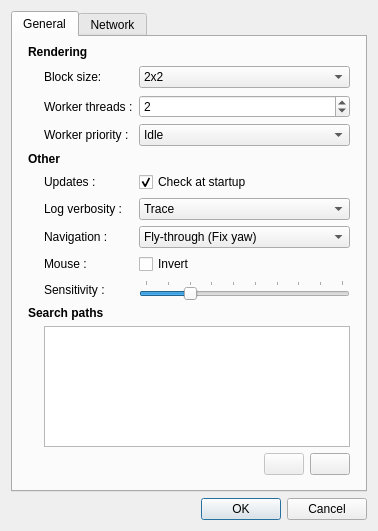
<?xml version="1.0" encoding="UTF-8"?>
<ui version="4.0">
 <class>ProgramSettingsDialog</class>
 <widget class="QDialog" name="ProgramSettingsDialog">
  <property name="geometry">
   <rect>
    <x>0</x>
    <y>0</y>
    <width>378</width>
    <height>531</height>
   </rect>
  </property>
  <property name="sizePolicy">
   <sizepolicy hsizetype="Preferred" vsizetype="MinimumExpanding">
    <horstretch>0</horstretch>
    <verstretch>0</verstretch>
   </sizepolicy>
  </property>
  <property name="maximumSize">
   <size>
    <width>16777215</width>
    <height>16777215</height>
   </size>
  </property>
  <property name="windowTitle">
   <string>Settings</string>
  </property>
  <layout class="QGridLayout" name="gridLayout">
   <item row="13" column="0">
    <widget class="QDialogButtonBox" name="buttonBox">
     <property name="orientation">
      <enum>Qt::Horizontal</enum>
     </property>
     <property name="standardButtons">
      <set>QDialogButtonBox::Cancel|QDialogButtonBox::Ok</set>
     </property>
    </widget>
   </item>
   <item row="0" column="0">
    <widget class="QTabWidget" name="tabWidget">
     <property name="sizePolicy">
      <sizepolicy hsizetype="Preferred" vsizetype="Expanding">
       <horstretch>0</horstretch>
       <verstretch>0</verstretch>
      </sizepolicy>
     </property>
     <property name="currentIndex">
      <number>0</number>
     </property>
     <widget class="QWidget" name="tab1">
      <attribute name="title">
       <string>General</string>
      </attribute>
      <layout class="QGridLayout" name="gridLayout1" rowstretch="0,0,0,0,0,0,0,0,0,0,0,0,0,0,0,0,0" columnstretch="0,0,0,1">
       <property name="leftMargin">
        <number>15</number>
       </property>
       <property name="topMargin">
        <number>8</number>
       </property>
       <property name="rightMargin">
        <number>15</number>
       </property>
       <property name="bottomMargin">
        <number>15</number>
       </property>
       <property name="spacing">
        <number>6</number>
       </property>
       <item row="0" column="0" colspan="3">
        <widget class="QLabel" name="label_10">
         <property name="font">
          <font>
           <weight>75</weight>
           <bold>true</bold>
          </font>
         </property>
         <property name="text">
          <string>Rendering</string>
         </property>
        </widget>
       </item>
       <item row="1" column="0">
        <spacer name="horizontalSpacer">
         <property name="orientation">
          <enum>Qt::Horizontal</enum>
         </property>
         <property name="sizeType">
          <enum>QSizePolicy::Fixed</enum>
         </property>
         <property name="sizeHint" stdset="0">
          <size>
           <width>10</width>
           <height>24</height>
          </size>
         </property>
        </spacer>
       </item>
       <item row="1" column="1">
        <widget class="QLabel" name="label">
         <property name="toolTip">
          <string>Specify the block resolution used to split images into 
parallel workloads (default: 32x32). If chosen too small, 
excessive block management may slow down the rendering.
Only applies to some integrators. </string>
         </property>
         <property name="text">
          <string>Block size: </string>
         </property>
         <property name="buddy">
          <cstring>blockSizeBox</cstring>
         </property>
        </widget>
       </item>
       <item row="1" column="2" colspan="2">
        <widget class="QComboBox" name="blockSizeBox">
         <property name="toolTip">
          <string>Specify the block resolution used to split images into 
parallel workloads (default: 32x32). If chosen too small, 
excessive block management may slow down the rendering.
Only applies to some integrators. </string>
         </property>
         <item>
          <property name="text">
           <string>2x2</string>
          </property>
         </item>
         <item>
          <property name="text">
           <string>4x4</string>
          </property>
         </item>
         <item>
          <property name="text">
           <string>8x8</string>
          </property>
         </item>
         <item>
          <property name="text">
           <string>16x16</string>
          </property>
         </item>
         <item>
          <property name="text">
           <string>32x32</string>
          </property>
         </item>
         <item>
          <property name="text">
           <string>64x64</string>
          </property>
         </item>
         <item>
          <property name="text">
           <string>128x128</string>
          </property>
         </item>
        </widget>
       </item>
       <item row="2" column="1">
        <widget class="QLabel" name="label_2">
         <property name="toolTip">
          <string>Specifies the number of local worker threads. The default is to use
all local cores (including virtual cores on Hyper-threading-enabled 
machines). Setting this value lower can be useful to reduce the 
system load, especially when much of the work is done over the network.</string>
         </property>
         <property name="text">
          <string>Worker threads :</string>
         </property>
         <property name="buddy">
          <cstring>localWorkerBox</cstring>
         </property>
        </widget>
       </item>
       <item row="2" column="2" colspan="2">
        <widget class="QSpinBox" name="localWorkerBox">
         <property name="toolTip">
          <string>Specifies the number of local worker threads. The default is to use
all local cores (including virtual cores on Hyper-threading-enabled 
machines). Setting this value lower can be useful to reduce the 
system load, especially when much of the work is done over the network.</string>
         </property>
         <property name="value">
          <number>2</number>
         </property>
        </widget>
       </item>
       <item row="14" column="0" colspan="4">
        <widget class="QLabel" name="label_3">
         <property name="font">
          <font>
           <weight>75</weight>
           <bold>true</bold>
          </font>
         </property>
         <property name="text">
          <string>Search paths</string>
         </property>
        </widget>
       </item>
       <item row="16" column="1" colspan="3">
        <layout class="QHBoxLayout" name="buttonsLayout1" stretch="0,0,0">
         <property name="spacing">
          <number>6</number>
         </property>
         <item>
          <spacer name="horizontalSpacer_2">
           <property name="orientation">
            <enum>Qt::Horizontal</enum>
           </property>
           <property name="sizeHint" stdset="0">
            <size>
             <width>118</width>
             <height>17</height>
            </size>
           </property>
          </spacer>
         </item>
         <item>
          <widget class="QPushButton" name="removePathButton">
           <property name="enabled">
            <bool>false</bool>
           </property>
           <property name="maximumSize">
            <size>
             <width>40</width>
             <height>16777215</height>
            </size>
           </property>
           <property name="toolTip">
            <string>Remove the selected search path</string>
           </property>
           <property name="text">
            <string/>
           </property>
           <property name="icon">
            <iconset resource="resources.qrc">
             <normaloff>:/resources/remove.png</normaloff>:/resources/remove.png</iconset>
           </property>
           <property name="iconSize">
            <size>
             <width>16</width>
             <height>16</height>
            </size>
           </property>
           <property name="autoDefault">
            <bool>false</bool>
           </property>
          </widget>
         </item>
         <item>
          <widget class="QPushButton" name="addPathButton">
           <property name="sizePolicy">
            <sizepolicy hsizetype="Minimum" vsizetype="Fixed">
             <horstretch>0</horstretch>
             <verstretch>0</verstretch>
            </sizepolicy>
           </property>
           <property name="maximumSize">
            <size>
             <width>40</width>
             <height>16777215</height>
            </size>
           </property>
           <property name="toolTip">
            <string>Add a search path</string>
           </property>
           <property name="text">
            <string/>
           </property>
           <property name="icon">
            <iconset resource="resources.qrc">
             <normaloff>:/resources/add.png</normaloff>:/resources/add.png</iconset>
           </property>
           <property name="iconSize">
            <size>
             <width>16</width>
             <height>16</height>
            </size>
           </property>
           <property name="autoDefault">
            <bool>false</bool>
           </property>
          </widget>
         </item>
        </layout>
       </item>
       <item row="4" column="0" colspan="3">
        <widget class="QLabel" name="label_11">
         <property name="font">
          <font>
           <weight>75</weight>
           <bold>true</bold>
          </font>
         </property>
         <property name="text">
          <string>Other</string>
         </property>
        </widget>
       </item>
       <item row="15" column="1" colspan="3">
        <widget class="QListWidget" name="searchPathList">
         <property name="enabled">
          <bool>true</bool>
         </property>
         <property name="sizePolicy">
          <sizepolicy hsizetype="Expanding" vsizetype="Ignored">
           <horstretch>0</horstretch>
           <verstretch>1</verstretch>
          </sizepolicy>
         </property>
         <property name="minimumSize">
          <size>
           <width>70</width>
           <height>70</height>
          </size>
         </property>
         <property name="maximumSize">
          <size>
           <width>16777215</width>
           <height>16777215</height>
          </size>
         </property>
         <property name="toolTip">
          <string>List of additional directories that will be searched
for resources, such as geometry data, textures, etc.</string>
         </property>
         <property name="frameShadow">
          <enum>QFrame::Sunken</enum>
         </property>
         <property name="resizeMode">
          <enum>QListView::Adjust</enum>
         </property>
        </widget>
       </item>
       <item row="6" column="2">
        <widget class="QCheckBox" name="checkForUpdatesBox">
         <property name="enabled">
          <bool>true</bool>
         </property>
         <property name="toolTip">
          <string>If active, Mitsuba will try to determine the most recent
release via Internet every time it is started.</string>
         </property>
         <property name="autoFillBackground">
          <bool>false</bool>
         </property>
         <property name="styleSheet">
          <string/>
         </property>
         <property name="text">
          <string>Check at startup</string>
         </property>
         <property name="checked">
          <bool>true</bool>
         </property>
         <property name="tristate">
          <bool>false</bool>
         </property>
        </widget>
       </item>
       <item row="6" column="1">
        <widget class="QLabel" name="label_7">
         <property name="toolTip">
          <string>If active, Mitsuba will try to determine the most recent
release via Internet every time it is started.</string>
         </property>
         <property name="text">
          <string>Updates :</string>
         </property>
        </widget>
       </item>
       <item row="11" column="2" colspan="2">
        <widget class="QSlider" name="sensitivitySlider">
         <property name="toolTip">
          <string>Specifies how sensitive the mouse should react to 
movements while navigating in the realt-time preview.</string>
         </property>
         <property name="minimum">
          <number>1</number>
         </property>
         <property name="maximum">
          <number>10</number>
         </property>
         <property name="singleStep">
          <number>1</number>
         </property>
         <property name="pageStep">
          <number>1</number>
         </property>
         <property name="value">
          <number>3</number>
         </property>
         <property name="sliderPosition">
          <number>3</number>
         </property>
         <property name="orientation">
          <enum>Qt::Horizontal</enum>
         </property>
         <property name="tickPosition">
          <enum>QSlider::TicksAbove</enum>
         </property>
         <property name="tickInterval">
          <number>1</number>
         </property>
        </widget>
       </item>
       <item row="11" column="1">
        <widget class="QLabel" name="label_8">
         <property name="toolTip">
          <string>Specifies how sensitive the mouse should react to 
movements while navigating in the realt-time preview.</string>
         </property>
         <property name="text">
          <string>Sensitivity :</string>
         </property>
        </widget>
       </item>
       <item row="9" column="1">
        <widget class="QLabel" name="label_12">
         <property name="toolTip">
          <string>Should the preview navigation flip the Y axis of the mouse?</string>
         </property>
         <property name="text">
          <string>Mouse :</string>
         </property>
         <property name="buddy">
          <cstring>invertMouseBox</cstring>
         </property>
        </widget>
       </item>
       <item row="9" column="2">
        <widget class="QCheckBox" name="invertMouseBox">
         <property name="toolTip">
          <string>Should the preview navigation flip the Y axis of the mouse?</string>
         </property>
         <property name="autoFillBackground">
          <bool>false</bool>
         </property>
         <property name="styleSheet">
          <string/>
         </property>
         <property name="text">
          <string>Invert</string>
         </property>
         <property name="tristate">
          <bool>false</bool>
         </property>
        </widget>
       </item>
       <item row="8" column="1">
        <widget class="QLabel" name="label_15">
         <property name="toolTip">
          <string>&lt;!DOCTYPE HTML PUBLIC &quot;-//W3C//DTD HTML 4.0//EN&quot; &quot;http://www.w3.org/TR/REC-html40/strict.dtd&quot;&gt;
&lt;html&gt;&lt;head&gt;&lt;meta name=&quot;qrichtext&quot; content=&quot;1&quot; /&gt;&lt;style type=&quot;text/css&quot;&gt;
p, li { white-space: pre-wrap; }
&lt;/style&gt;&lt;/head&gt;&lt;body&gt;
&lt;p style=&quot; margin-top:0px; margin-bottom:0px; margin-left:0px; margin-right:0px; -qt-block-indent:0; text-indent:0px;&quot;&gt;This option specifies the camera behavior when navigating within the realtime preview.&lt;/p&gt;
&lt;p style=&quot;-qt-paragraph-type:empty; margin-top:0px; margin-bottom:0px; margin-left:0px; margin-right:0px; -qt-block-indent:0; text-indent:0px;&quot;&gt;&lt;/p&gt;
&lt;p style=&quot; margin-top:0px; margin-bottom:0px; margin-left:0px; margin-right:0px; -qt-block-indent:0; text-indent:0px;&quot;&gt;&lt;span style=&quot; font-weight:600;&quot;&gt;Fly-through (Fix yaw)&lt;/span&gt;: Always yaw around a fixed &amp;quot;up&amp;quot; axis, which is determined when a scene is loaded. This is intuitive and similar to a person walking through a scene, but assumes that the camera has already been set up correctly.&lt;/p&gt;
&lt;p style=&quot;-qt-paragraph-type:empty; margin-top:0px; margin-bottom:0px; margin-left:0px; margin-right:0px; -qt-block-indent:0; text-indent:0px;&quot;&gt;&lt;/p&gt;
&lt;p style=&quot; margin-top:0px; margin-bottom:0px; margin-left:0px; margin-right:0px; -qt-block-indent:0; text-indent:0px;&quot;&gt;&lt;span style=&quot; font-weight:600;&quot;&gt;Fly-through&lt;/span&gt;: Always yaw around the current camera &amp;quot;up&amp;quot; axis.&lt;/p&gt;&lt;/body&gt;&lt;/html&gt;</string>
         </property>
         <property name="text">
          <string>Navigation :</string>
         </property>
         <property name="buddy">
          <cstring>navigationModeBox</cstring>
         </property>
        </widget>
       </item>
       <item row="8" column="2" colspan="2">
        <widget class="QComboBox" name="navigationModeBox">
         <property name="toolTip">
          <string>&lt;!DOCTYPE HTML PUBLIC &quot;-//W3C//DTD HTML 4.0//EN&quot; &quot;http://www.w3.org/TR/REC-html40/strict.dtd&quot;&gt;
&lt;html&gt;&lt;head&gt;&lt;meta name=&quot;qrichtext&quot; content=&quot;1&quot; /&gt;&lt;style type=&quot;text/css&quot;&gt;
p, li { white-space: pre-wrap; }
&lt;/style&gt;&lt;/head&gt;&lt;body&gt;
&lt;p style=&quot; margin-top:0px; margin-bottom:0px; margin-left:0px; margin-right:0px; -qt-block-indent:0; text-indent:0px;&quot;&gt;This option specifies the camera behavior when navigating within the realtime preview.&lt;/p&gt;
&lt;p style=&quot;-qt-paragraph-type:empty; margin-top:0px; margin-bottom:0px; margin-left:0px; margin-right:0px; -qt-block-indent:0; text-indent:0px;&quot;&gt;&lt;/p&gt;
&lt;p style=&quot; margin-top:0px; margin-bottom:0px; margin-left:0px; margin-right:0px; -qt-block-indent:0; text-indent:0px;&quot;&gt;&lt;span style=&quot; font-weight:600;&quot;&gt;Fly-through (Fix yaw)&lt;/span&gt;: Always yaw around a fixed &amp;quot;up&amp;quot; axis, which is determined when a scene is loaded. This is intuitive and similar to a person walking through a scene, but assumes that the camera has already been set up correctly.&lt;/p&gt;
&lt;p style=&quot;-qt-paragraph-type:empty; margin-top:0px; margin-bottom:0px; margin-left:0px; margin-right:0px; -qt-block-indent:0; text-indent:0px;&quot;&gt;&lt;/p&gt;
&lt;p style=&quot; margin-top:0px; margin-bottom:0px; margin-left:0px; margin-right:0px; -qt-block-indent:0; text-indent:0px;&quot;&gt;&lt;span style=&quot; font-weight:600;&quot;&gt;Fly-through&lt;/span&gt;: Always yaw around the current camera &amp;quot;up&amp;quot; axis.&lt;/p&gt;&lt;/body&gt;&lt;/html&gt;</string>
         </property>
         <item>
          <property name="text">
           <string>Fly-through (Fix yaw)</string>
          </property>
         </item>
         <item>
          <property name="text">
           <string>Fly-through</string>
          </property>
         </item>
        </widget>
       </item>
       <item row="7" column="2" colspan="2">
        <widget class="QComboBox" name="logVerbosityBox">
         <property name="toolTip">
          <string>Specifies the threshold for displaying log messages.
For instance, setting this to &quot;Info&quot; means that everything 
above and including &quot;Info&quot; is written to the console.</string>
         </property>
         <item>
          <property name="text">
           <string>Trace</string>
          </property>
         </item>
         <item>
          <property name="text">
           <string>Debug</string>
          </property>
         </item>
         <item>
          <property name="text">
           <string>Info</string>
          </property>
         </item>
         <item>
          <property name="text">
           <string>Warn</string>
          </property>
         </item>
         <item>
          <property name="text">
           <string>Error</string>
          </property>
         </item>
        </widget>
       </item>
       <item row="7" column="1">
        <widget class="QLabel" name="label_5">
         <property name="toolTip">
          <string>Specifies the threshold for displaying log messages.
For instance, setting this to &quot;Info&quot; means that everything 
above and including &quot;Info&quot; is written to the console.</string>
         </property>
         <property name="text">
          <string>Log verbosity :</string>
         </property>
         <property name="buddy">
          <cstring>logVerbosityBox</cstring>
         </property>
        </widget>
       </item>
       <item row="3" column="1">
        <widget class="QLabel" name="label_16">
         <property name="toolTip">
          <string>Thread priority to assign to Mitsuba's rendering threads. 
Setting this to a value below Normal is usually a good idea, 
since it will make the operating system more responsive.</string>
         </property>
         <property name="text">
          <string>Worker priority :</string>
         </property>
        </widget>
       </item>
       <item row="3" column="2" colspan="2">
        <widget class="QComboBox" name="workerPriorityBox">
         <property name="toolTip">
          <string>Thread priority to assign to Mitsuba's rendering threads. 
Setting this to a value below Normal is usually a good idea, 
since it will make the operating system more responsive.</string>
         </property>
         <item>
          <property name="text">
           <string>Idle</string>
          </property>
         </item>
         <item>
          <property name="text">
           <string>Lowest</string>
          </property>
         </item>
         <item>
          <property name="text">
           <string>Low</string>
          </property>
         </item>
         <item>
          <property name="text">
           <string>Normal</string>
          </property>
         </item>
         <item>
          <property name="text">
           <string>High</string>
          </property>
         </item>
         <item>
          <property name="text">
           <string>Highest</string>
          </property>
         </item>
        </widget>
       </item>
      </layout>
     </widget>
     <widget class="QWidget" name="tab2">
      <attribute name="title">
       <string>Network</string>
      </attribute>
      <layout class="QGridLayout" name="gridLayout2" rowstretch="0,0,0,0,0,1,0,0,0,0" columnstretch="0,0,1">
       <property name="leftMargin">
        <number>15</number>
       </property>
       <property name="topMargin">
        <number>8</number>
       </property>
       <property name="rightMargin">
        <number>15</number>
       </property>
       <property name="bottomMargin">
        <number>15</number>
       </property>
       <property name="spacing">
        <number>6</number>
       </property>
       <item row="0" column="0" colspan="3">
        <widget class="QLabel" name="label_4">
         <property name="font">
          <font>
           <weight>75</weight>
           <bold>true</bold>
          </font>
         </property>
         <property name="text">
          <string>Server settings</string>
         </property>
        </widget>
       </item>
       <item row="1" column="1">
        <widget class="QLabel" name="label_13">
         <property name="toolTip">
          <string>When the server feature is used, this field specifies the
hostname and associated network interface, on which
to wait for incoming connections.</string>
         </property>
         <property name="text">
          <string>Listen address :</string>
         </property>
         <property name="buddy">
          <cstring>nodeName</cstring>
         </property>
        </widget>
       </item>
       <item row="1" column="2">
        <widget class="QLineEdit" name="nodeName">
         <property name="toolTip">
          <string>When the server feature is used, this field specifies the
hostname and associated network interface, on which
to wait for incoming connections.</string>
         </property>
         <property name="text">
          <string>localhost</string>
         </property>
        </widget>
       </item>
       <item row="4" column="0" colspan="3">
        <widget class="QLabel" name="label_9">
         <property name="font">
          <font>
           <weight>75</weight>
           <bold>true</bold>
          </font>
         </property>
         <property name="text">
          <string>Network render nodes</string>
         </property>
        </widget>
       </item>
       <item row="5" column="1" colspan="2">
        <widget class="QListWidget" name="connectionList">
         <property name="sizePolicy">
          <sizepolicy hsizetype="Expanding" vsizetype="Ignored">
           <horstretch>0</horstretch>
           <verstretch>0</verstretch>
          </sizepolicy>
         </property>
         <property name="minimumSize">
          <size>
           <width>70</width>
           <height>70</height>
          </size>
         </property>
        </widget>
       </item>
       <item row="6" column="1" colspan="2">
        <layout class="QHBoxLayout" name="buttonsLayout2" stretch="0,0,0">
         <item>
          <spacer name="horizontalSpacer_4">
           <property name="orientation">
            <enum>Qt::Horizontal</enum>
           </property>
           <property name="sizeHint" stdset="0">
            <size>
             <width>118</width>
             <height>17</height>
            </size>
           </property>
          </spacer>
         </item>
         <item>
          <widget class="QPushButton" name="removeConnectionButton">
           <property name="enabled">
            <bool>false</bool>
           </property>
           <property name="maximumSize">
            <size>
             <width>40</width>
             <height>16777215</height>
            </size>
           </property>
           <property name="toolTip">
            <string>Remove a render node</string>
           </property>
           <property name="text">
            <string/>
           </property>
           <property name="icon">
            <iconset resource="resources.qrc">
             <normaloff>:/resources/remove.png</normaloff>:/resources/remove.png</iconset>
           </property>
           <property name="iconSize">
            <size>
             <width>16</width>
             <height>16</height>
            </size>
           </property>
           <property name="autoDefault">
            <bool>false</bool>
           </property>
          </widget>
         </item>
         <item>
          <widget class="QPushButton" name="addConnectionButton">
           <property name="enabled">
            <bool>true</bool>
           </property>
           <property name="maximumSize">
            <size>
             <width>40</width>
             <height>16777215</height>
            </size>
           </property>
           <property name="toolTip">
            <string>Add a render node</string>
           </property>
           <property name="text">
            <string/>
           </property>
           <property name="icon">
            <iconset resource="resources.qrc">
             <normaloff>:/resources/add.png</normaloff>:/resources/add.png</iconset>
           </property>
           <property name="iconSize">
            <size>
             <width>16</width>
             <height>16</height>
            </size>
           </property>
           <property name="autoDefault">
            <bool>false</bool>
           </property>
          </widget>
         </item>
        </layout>
       </item>
       <item row="7" column="0" colspan="3">
        <widget class="QLabel" name="label_6">
         <property name="font">
          <font>
           <weight>75</weight>
           <bold>true</bold>
          </font>
         </property>
         <property name="text">
          <string>Computational resources</string>
         </property>
        </widget>
       </item>
       <item row="8" column="1" colspan="2">
        <widget class="QLabel" name="statsLabel1">
         <property name="text">
          <string>Cores attached via network: 0</string>
         </property>
        </widget>
       </item>
       <item row="9" column="1" colspan="2">
        <widget class="QLabel" name="statsLabel2">
         <property name="sizePolicy">
          <sizepolicy hsizetype="Preferred" vsizetype="Preferred">
           <horstretch>0</horstretch>
           <verstretch>0</verstretch>
          </sizepolicy>
         </property>
         <property name="minimumSize">
          <size>
           <width>0</width>
           <height>0</height>
          </size>
         </property>
         <property name="text">
          <string>Total number of attached cores: 0</string>
         </property>
        </widget>
       </item>
       <item row="2" column="2">
        <widget class="QLineEdit" name="listenPort">
         <property name="toolTip">
          <string>When the server feature is used, this number specifies
the port at which Mitsuba should listen for incoming
connections. The default setting is 7554.</string>
         </property>
         <property name="text">
          <string>7554</string>
         </property>
        </widget>
       </item>
       <item row="2" column="1">
        <widget class="QLabel" name="label_14">
         <property name="toolTip">
          <string>When the server feature is used, this number specifies
the port at which Mitsuba should listen for incoming
connections. The default setting is 7554.</string>
         </property>
         <property name="text">
          <string>Listen port :</string>
         </property>
         <property name="buddy">
          <cstring>listenPort</cstring>
         </property>
        </widget>
       </item>
       <item row="1" column="0">
        <spacer name="horizontalSpacer_3">
         <property name="orientation">
          <enum>Qt::Horizontal</enum>
         </property>
         <property name="sizeType">
          <enum>QSizePolicy::Fixed</enum>
         </property>
         <property name="sizeHint" stdset="0">
          <size>
           <width>10</width>
           <height>0</height>
          </size>
         </property>
        </spacer>
       </item>
      </layout>
     </widget>
    </widget>
   </item>
  </layout>
 </widget>
 <tabstops>
  <tabstop>blockSizeBox</tabstop>
  <tabstop>localWorkerBox</tabstop>
  <tabstop>checkForUpdatesBox</tabstop>
  <tabstop>logVerbosityBox</tabstop>
  <tabstop>navigationModeBox</tabstop>
  <tabstop>invertMouseBox</tabstop>
  <tabstop>sensitivitySlider</tabstop>
  <tabstop>searchPathList</tabstop>
  <tabstop>removePathButton</tabstop>
  <tabstop>addPathButton</tabstop>
  <tabstop>buttonBox</tabstop>
  <tabstop>nodeName</tabstop>
  <tabstop>listenPort</tabstop>
  <tabstop>connectionList</tabstop>
  <tabstop>removeConnectionButton</tabstop>
  <tabstop>addConnectionButton</tabstop>
  <tabstop>tabWidget</tabstop>
 </tabstops>
 <resources>
  <include location="resources.qrc"/>
 </resources>
 <connections>
  <connection>
   <sender>buttonBox</sender>
   <signal>rejected()</signal>
   <receiver>ProgramSettingsDialog</receiver>
   <slot>reject()</slot>
   <hints>
    <hint type="sourcelabel">
     <x>286</x>
     <y>475</y>
    </hint>
    <hint type="destinationlabel">
     <x>141</x>
     <y>421</y>
    </hint>
   </hints>
  </connection>
  <connection>
   <sender>buttonBox</sender>
   <signal>accepted()</signal>
   <receiver>ProgramSettingsDialog</receiver>
   <slot>accept()</slot>
   <hints>
    <hint type="sourcelabel">
     <x>315</x>
     <y>475</y>
    </hint>
    <hint type="destinationlabel">
     <x>318</x>
     <y>421</y>
    </hint>
   </hints>
  </connection>
  <connection>
   <sender>localWorkerBox</sender>
   <signal>valueChanged(int)</signal>
   <receiver>ProgramSettingsDialog</receiver>
   <slot>refresh()</slot>
   <hints>
    <hint type="sourcelabel">
     <x>271</x>
     <y>114</y>
    </hint>
    <hint type="destinationlabel">
     <x>2</x>
     <y>346</y>
    </hint>
   </hints>
  </connection>
  <connection>
   <sender>listenPort</sender>
   <signal>textChanged(QString)</signal>
   <receiver>ProgramSettingsDialog</receiver>
   <slot>refresh()</slot>
   <hints>
    <hint type="sourcelabel">
     <x>175</x>
     <y>90</y>
    </hint>
    <hint type="destinationlabel">
     <x>26</x>
     <y>2</y>
    </hint>
   </hints>
  </connection>
  <connection>
   <sender>nodeName</sender>
   <signal>textEdited(QString)</signal>
   <receiver>ProgramSettingsDialog</receiver>
   <slot>refresh()</slot>
   <hints>
    <hint type="sourcelabel">
     <x>175</x>
     <y>62</y>
    </hint>
    <hint type="destinationlabel">
     <x>291</x>
     <y>4</y>
    </hint>
   </hints>
  </connection>
 </connections>
 <slots>
  <signal>signal1()</signal>
  <slot>refresh()</slot>
 </slots>
</ui>
